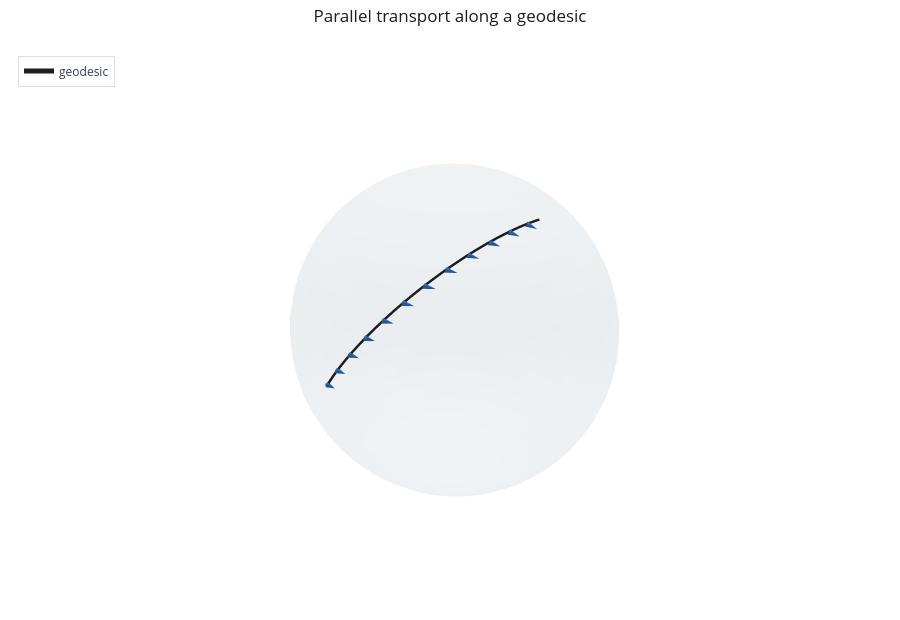

Here is the notebook cell this chart was saved with:
### Markdown cell above
## 2. Transporting a vector along a path

We transport a vector along a geodesic, one segment at a time. It keeps a constant angle to the path
tangent — the defining property of parallel transport. The cones mark the transported vector at samples
along the curve.

### Code cell
def geodesic(p, q, n=60):
    v = sphere.log_map(p, q)
    ts = jnp.linspace(0, 1, n)
    return jax.vmap(lambda t: sphere.exp_map(p, t * v))(ts)


def transport_along(path, v0):
    def step(v, idx):
        v_new = sphere.parallel_transport(path[idx], path[idx + 1], v)
        return v_new, v_new
    _, vs = jax.lax.scan(step, v0, jnp.arange(path.shape[0] - 1))
    return jnp.concatenate([v0[None], vs], axis=0)


start = jnp.array([1.0, 0.0, 0.0])
end = jnp.array([0.0, 0.6, 0.8]); end = end / jnp.linalg.norm(end)
path = geodesic(start, end, n=60)
v0 = sphere.to_tangent(start, jnp.array([0.0, 1.0, 0.0])); v0 = v0 / jnp.linalg.norm(v0)
vecs = np.array(transport_along(path, v0))
P = np.array(path)
s = slice(0, len(P), 5)

fig = go.Figure()
fig.add_trace(plotly_sphere(1.0))
fig.add_trace(plotly_path(P, color=PALETTE["ink"], name="geodesic", width=5, show_start=False))
fig.add_trace(plotly_cones(P[s], vecs[s], name="transported vector", sizeref=0.45,
                           color=PALETTE["primary"]))
plotly_layout(fig, "Parallel transport along a geodesic")
fig.show()

### Figure 1 — Plotly figure (JSON) as saved in the notebook; plotly's stock layout.template omitted (floating-point values rounded to 4 significant figures; data arrays with more than 128 entries replaced by an {"elided": "..."} marker saying what was removed)
{"data": [{"colorscale": [[0.0, "#cdd8e3"], [1.0, "#cdd8e3"]], "hoverinfo": "skip", "lighting": {"ambient": 0.9, "diffuse": 0.2, "specular": 0.05}, "name": "", "opacity": 0.16, "showscale": false, "type": "surface", "x": {"elided": "60x30 float values"}, "y": {"elided": "60x30 float values"}, "z": {"elided": "60x30 float values"}}, {"line": {"color": "#1d1d1f", "width": 5}, "mode": "lines", "name": "geodesic", "showlegend": true, "type": "scatter3d", "x": [1.0, 0.9996, 0.9986, 0.9968, 0.9943, 0.9912, 0.9873, 0.9827, 0.9774, 0.9714, 0.9648, 0.9574, 0.9494, 0.9407, 0.9313, 0.9213, 0.9106, 0.8993, 0.8874, 0.8748, 0.8616, 0.8477, 0.8333, 0.8183, 0.8027, 0.7866, 0.7698, 0.7526, 0.7348, 0.7165, 0.6976, 0.6783, 0.6585, 0.6382, 0.6175, 0.5964, 0.5748, 0.5528, 0.5304, 0.5077, 0.4846, 0.4611, 0.4373, 0.4132, 0.3888, 0.3642, 0.3392, 0.3141, 0.2887, 0.2631, 0.2373, 0.2114, 0.1853, 0.1591, 0.1327, 0.1063, 0.07979, 0.05322, 0.02662, -1.629e-07], "y": [0.0, 0.01597, 0.03193, 0.04787, 0.06378, 0.07964, 0.09544, 0.1112, 0.1268, 0.1424, 0.1579, 0.1732, 0.1884, 0.2035, 0.2185, 0.2333, 0.2479, 0.2624, 0.2767, 0.2907, 0.3046, 0.3183, 0.3317, 0.3449, 0.3578, 0.3705, 0.3829, 0.3951, 0.407, 0.4186, 0.4299, 0.4409, 0.4515, 0.4619, 0.4719, 0.4816, 0.491, 0.5, 0.5086, 0.5169, 0.5249, 0.5324, 0.5396, 0.5464, 0.5528, 0.5588, 0.5644, 0.5696, 0.5745, 0.5789, 0.5829, 0.5864, 0.5896, 0.5924, 0.5947, 0.5966, 0.5981, 0.5991, 0.5998, 0.6], "z": [0.0, 0.0213, 0.04258, 0.06383, 0.08503, 0.1062, 0.1273, 0.1482, 0.1691, 0.1899, 0.2105, 0.231, 0.2513, 0.2714, 0.2913, 0.3111, 0.3306, 0.3498, 0.3689, 0.3876, 0.4061, 0.4243, 0.4422, 0.4598, 0.4771, 0.494, 0.5106, 0.5268, 0.5426, 0.5581, 0.5732, 0.5878, 0.6021, 0.6159, 0.6292, 0.6422, 0.6546, 0.6667, 0.6782, 0.6892, 0.6998, 0.7099, 0.7194, 0.7285, 0.737, 0.7451, 0.7526, 0.7595, 0.7659, 0.7718, 0.7771, 0.7819, 0.7861, 0.7898, 0.7929, 0.7955, 0.7974, 0.7989, 0.7997, 0.8]}, {"anchor": "tail", "colorscale": [[0.0, "#2f6db5"], [1.0, "#2f6db5"]], "hoverinfo": "skip", "name": "transported vector", "showscale": false, "sizemode": "scaled", "sizeref": 0.45, "type": "cone", "u": [0.0, -0.07964, -0.1579, -0.2333, -0.3046, -0.3705, -0.4299, -0.4816, -0.5249, -0.5588, -0.5829, -0.5966], "v": [1.0, 0.9968, 0.9873, 0.9717, 0.9502, 0.9232, 0.8911, 0.8547, 0.8144, 0.7711, 0.7254, 0.6783], "w": [0.0, -0.004247, -0.01691, -0.03777, -0.06645, -0.1025, -0.1451, -0.1937, -0.2474, -0.3052, -0.3661, -0.429], "x": [1.0, 0.9912, 0.9648, 0.9213, 0.8616, 0.7866, 0.6976, 0.5964, 0.4846, 0.3642, 0.2373, 0.1063], "y": [0.0, 0.07964, 0.1579, 0.2333, 0.3046, 0.3705, 0.4299, 0.4816, 0.5249, 0.5588, 0.5829, 0.5966], "z": [0.0, 0.1062, 0.2105, 0.3111, 0.4061, 0.494, 0.5732, 0.6422, 0.6998, 0.7451, 0.7771, 0.7955]}], "layout": {"height": 620, "legend": {"bgcolor": "rgba(255,255,255,0.6)", "bordercolor": "#d8dee6", "borderwidth": 1, "font": {"size": 12}, "x": 0.02, "y": 0.98}, "margin": {"b": 0, "l": 0, "r": 0, "t": 44}, "paper_bgcolor": "white", "scene": {"aspectmode": "data", "camera": {"eye": {"x": 1.35, "y": 1.25, "z": 0.8}}, "xaxis": {"showbackground": false, "showgrid": false, "showticklabels": false, "title": {"text": ""}, "visible": false, "zeroline": false}, "yaxis": {"showbackground": false, "showgrid": false, "showticklabels": false, "title": {"text": ""}, "visible": false, "zeroline": false}, "zaxis": {"showbackground": false, "showgrid": false, "showticklabels": false, "title": {"text": ""}, "visible": false, "zeroline": false}}, "title": {"font": {"color": "#1d1d1f", "size": 17}, "text": "Parallel transport along a geodesic", "x": 0.5, "xanchor": "center"}}}
